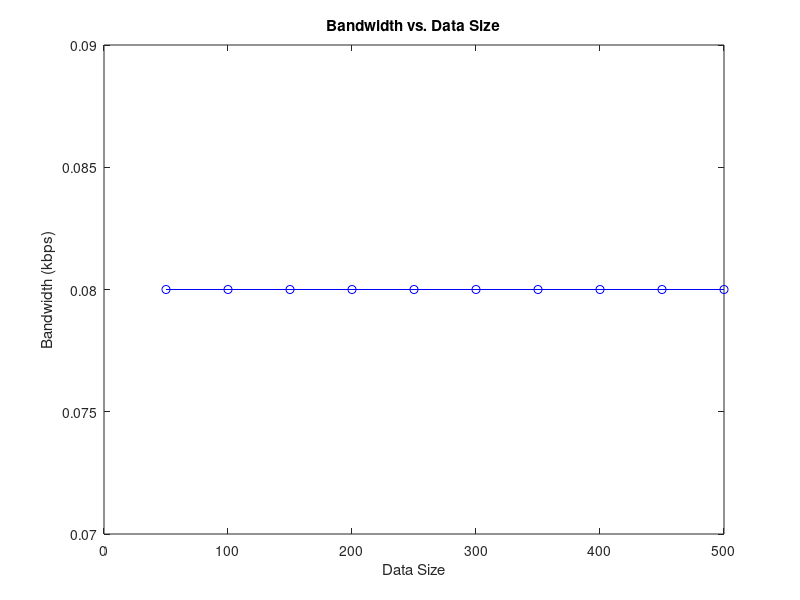
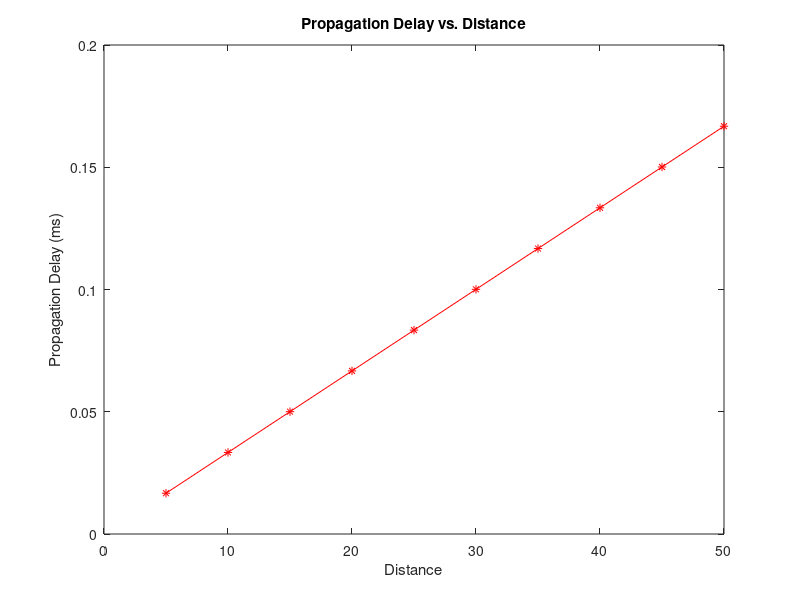
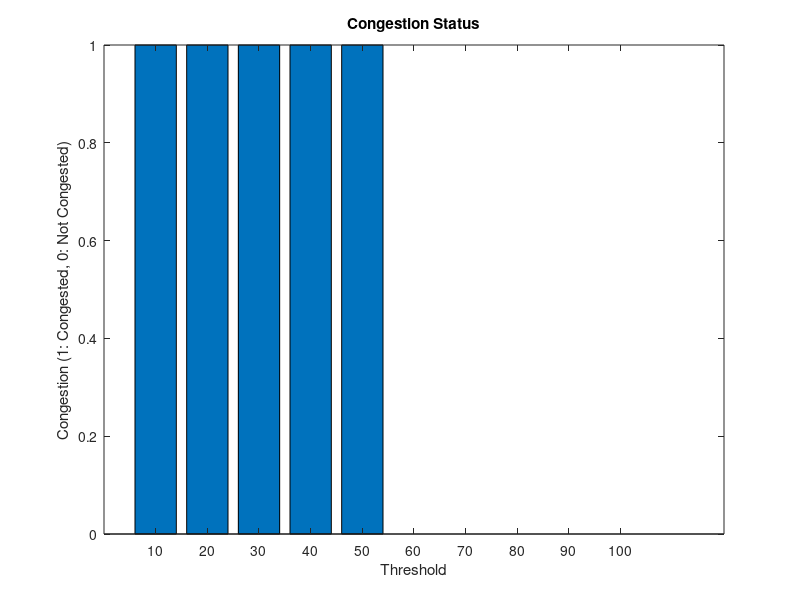
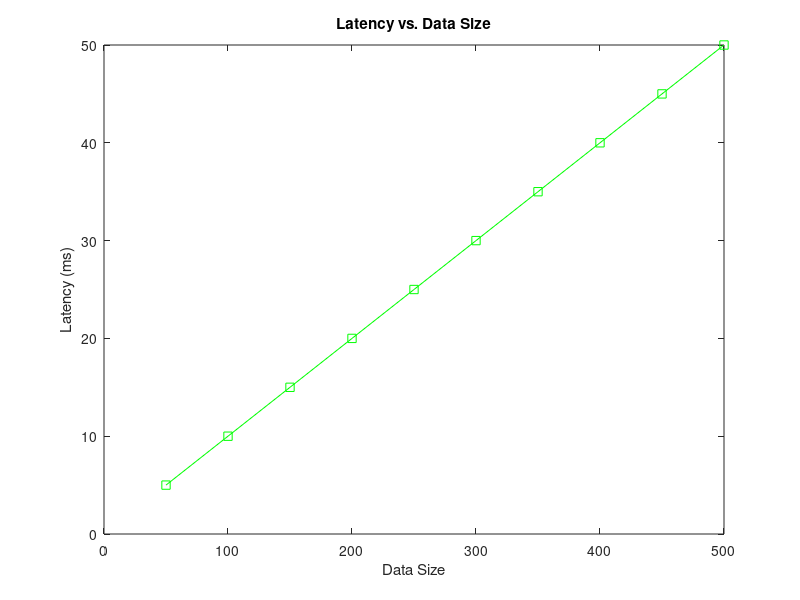

Source code (MATLAB) for these figures, in order:
dataSize = 50:50:500;
timeTaken = 5:5:50;
distance = 5:5:50;
speedOfLight = 299792:1:299802;
queueLength = 55;
threshold = 10:10:100;
Bandwidth = zeros(1, 10);
propagationDelay = zeros(1, 10);
answer = zeros(1, 10);
queueType = cell(1, 10);
throughput = zeros(1, 10);
latency = zeros(1, 10);
jitter = zeros(1, 10);

% Calculate Bandwidth
for x = 1:10
    Bandwidth(x) = (dataSize(x) * 8) / (timeTaken(x) * 1000); 
end 

disp('Bandwidth (kbps): ');
disp(Bandwidth);

% Calculate Propagation Delay
for y = 1:10
    propagationDelay(y) = (distance(y) * 1000) ./ (speedOfLight(y) - (y-1) + 1);  
end

disp('Propagation Delay (ms): ');
disp(propagationDelay);

% Determine Queue Type
for x = 1:10
    if queueLength > threshold(x)
        queueType{x} = "Congested";
        answer(x) = 1;
    else
        queueType{x} = "Not Congested";
        answer(x) = 0;
    end
end

disp('Queue Type: ');
disp(queueType);

% Calculate Latency
for i = 1:10
    latency(i) = (dataSize(i) * 8) ./ (Bandwidth(i) * 1000);
end

disp("Latency (ms):");
disp(latency);

% Calculate Throughput
for i = 1:10
    throughput(i) = dataSize(i) ./ timeTaken(i);
end

disp("Throughput");
disp(throughput);

% Calculate Jitter
for i = 1:10
    jitter(i) = latency(i) ./ throughput(i);
end

disp("Jitter (bits/ms)");
disp(jitter);

% Plotting
figure;
plot(dataSize, Bandwidth, 'b-o');
xlabel('Data Size');
ylabel('Bandwidth (kbps)');
title('Bandwidth vs. Data Size');

figure;
plot(distance, propagationDelay, 'r-*');
xlabel('Distance');
ylabel('Propagation Delay (ms)');
title('Propagation Delay vs. Distance');

figure;
bar(answer);
set(gca, 'XTickLabel', threshold);
xlabel('Threshold');
ylabel('Congestion (1: Congested, 0: Not Congested)');
title('Congestion Status');

figure;
plot(dataSize, latency, 'g-s');
xlabel('Data Size');
ylabel('Latency (ms)');
title('Latency vs. Data Size');

figure;
plot(timeTaken, throughput, 'm-d');
xlabel('Time Taken');
ylabel('Throughput');
title('Throughput vs. Time Taken');

figure;
plot(jitter, 'k-x');
xlabel('Data Size/Time Taken Index');
ylabel('Jitter (bits/ms)');
title('Jitter vs. Data Size/Time Taken Index');